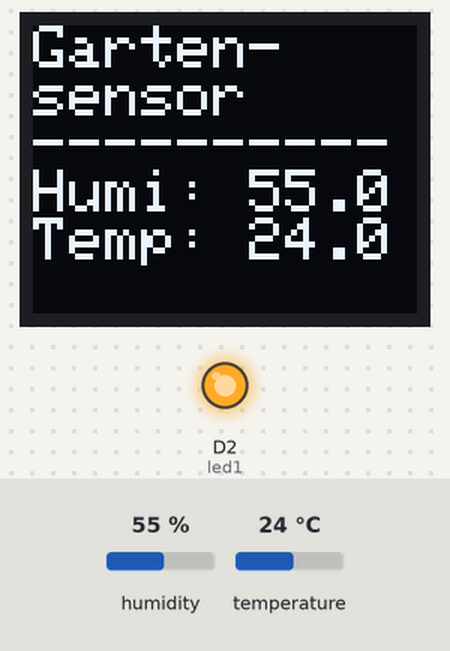
A sketch run on a simulated Particle Photon. Shown: 64×48 one-colour display, output pins drawn as LEDs (lit = HIGH). Inputs (shaded band) come from the test bench; at power-on: humidity 55 %, temperature 24 °C. The display library's start-up logo is not drawn.

Above: at 0.3 s.
At 33.4 s:
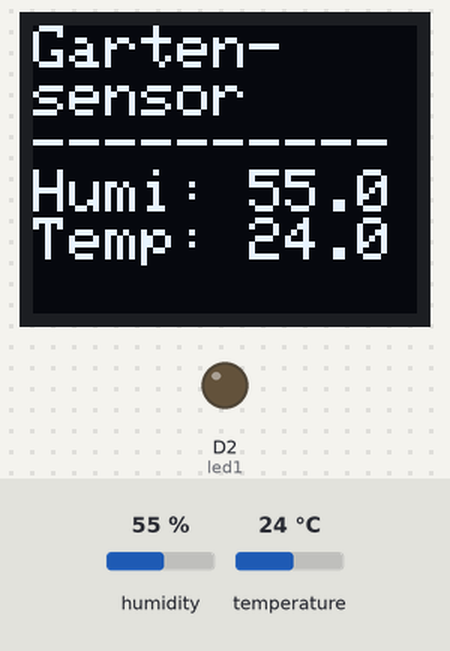
Timing chart, 0 to 130.0 s (numbered marks = the images above):
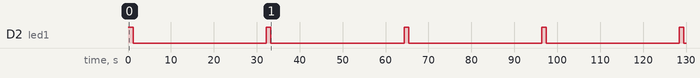

The sketch:

gartensensor-v1.ino
```cpp
/******************************************************************************
 * Gartensensor.ino
 *
 * Garten-Sensor Programm
 * zur Temperatur- und Feuchtigskeitsmesseung
 * inklusive Ausgabe auf OLED-Display
 *
 * Autor: Markus Rathke
 * Datum: 29.12.2017
 *
 * Hardware Connections:

    MicroOLED ------------- Photon
      GND ------------------- GND
      VDD ------------------- 3.3V (VCC)
    D1/MOSI ----------------- A5 (don't change)
    D0/SCK ------------------ A3 (don't change)
      D2
      D/C ------------------- D6 (can be any digital pin)
      RST ------------------- D7 (can be any digital pin)
      CS  ------------------- A2 (can be any digital pin)
 *
*******************************************************************************/

#include <SparkFunMicroOLED.h>
#include <SHT1x.h>

/////////////////////////
// Startup Definitions //
/////////////////////////
// STARTUP(WiFi.selectAntenna(ANT_EXTERNAL)); // use the external antenna (via u.FL)

//////////////////////////
// MicroOLED Definition //
//////////////////////////
#define PIN_RESET D7  // Connect RST to pin 9 (req. for SPI and I2C)
#define PIN_DC    D7  // Connect DC to pin 8 (required for SPI)
#define PIN_CS    A2 // Connect CS to pin 10 (required for SPI)
// #define DC_JUMPER 0
// Also connect pin 13 to SCK and pin 11 to MOSI

//////////////////////////////////
// MicroOLED Object Declaration //
//////////////////////////////////
// Declare a MicroOLED object. The parameters include:
// 1 - Mode: Should be either MODE_SPI or MODE_I2C
// 2 - Reset pin: Any digital pin
// 3 - D/C pin: Any digital pin (SPI mode only)
// 4 - CS pin: Any digital pin (SPI mode only, 10 recommended)
// MicroOLED oled(MODE_SPI, PIN_RESET, PIN_DC, PIN_CS);
MicroOLED oled;

// I2C is great, but will result in a much slower update rate. The
// slower framerate may be a worthwhile tradeoff, if you need more
// pins, though.

////////////////////////////////
// Hum+Temp-Sensor Definition //
////////////////////////////////
#define DATA_PIN  D3
#define CLOCK_PIN D4
SHT1x htsensor1(DATA_PIN, CLOCK_PIN);
String S1_tempC;
String S1_humi;

//////////////////////
// Debug Definition //
//////////////////////
int led1 = D2;
int sleepJmp = D0;

void setup() {
    // Initialize Debug PINs
    pinMode(sleepJmp, INPUT_PULLDOWN);
    pinMode(led1, OUTPUT);
    digitalWrite(led1, HIGH);

    // Before you can start using the OLED, call begin() to init
    // all of the pins and configure the OLED.
    oled.begin();

    // clear(ALL) will clear out the OLED's graphic memory.
    // clear(PAGE) will clear the Arduino's display buffer.
    oled.clear(ALL);  // Clear the display's memory (gets rid of artifacts)

    // To actually draw anything on the display, you must call the
    // display() function.
    oled.display();
    delay(150);
    digitalWrite(led1, LOW);
}

void loop() {
    digitalWrite(led1, HIGH);

    // real temperature and humidity
    S1_humi = String(htsensor1.readHumidity(), 1);
    S1_tempC = String(htsensor1.readTemperatureC(), 1);

    // publish temperature and humidity to particle cloud
    Particle.publish("S1_HumiTempC", S1_humi + ";" + S1_tempC);

    oled.clear(PAGE);
    oled.setFontType(0);  // Set the text to small (10 columns, 6 rows worth of characters).
    // oled.setFontType(1);  // Set the text to medium (6 columns, 3 rows worth of characters).
    // oled.setFontType(2);  // Set the text to medium/7-segment (5 columns, 3 rows worth of characters).
    // oled.setFontType(3);  // Set the text to large (5 columns, 1 row worth of characters).

    oled.setCursor(0, 0);  // Set the text cursor to the upper-left of the screen.
    oled.print("Garten-"); // Print a const string
    oled.setCursor(0, 8);
    oled.print("sensor");

    oled.setCursor(0, 16);
    oled.print("----------");

    oled.setCursor(0, 24);
    oled.print("Humi: ");
    oled.print(S1_humi);

    oled.setCursor(0, 32);
    oled.print("Temp: ");
    oled.print(S1_tempC);

    oled.display(); // Draw to the screen
    delay(1000);

    digitalWrite(led1, LOW);
    delay(1000);

    // Enter Sleep Mode if Sleep Jumper is set to HIGH
    // otherwise wait for 60 seconds
    if(digitalRead(sleepJmp) == HIGH) {
        digitalWrite(led1, HIGH);
        delay(100);
        digitalWrite(led1, LOW);
        delay(100);
        digitalWrite(led1, HIGH);
        delay(100);
        digitalWrite(led1, LOW);

        // Sleep system for 5 minutes or interupt via A0
        System.sleep(A0, RISING, 300);
    } else {
        delay(30000);
    }
}
```

Measured:
- by itself, D2 (led1): alternates HIGH for 1.1 s and LOW for 31.0 s
